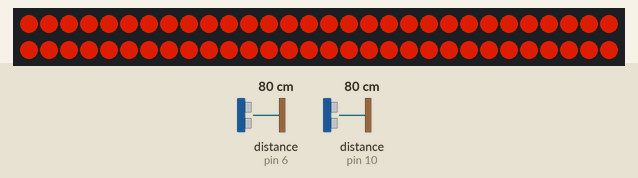
Simulated run of this sketch. Board: Arduino Uno, built with avr-gcc and run on an emulated ATmega328P. Shown: 60 RGB LEDs in strip order, left to right, continuing on the next row. Wiring (inferred from the names in the program): 2 × ultrasonic range finder: trigger pin 5, echo pin 6 / trigger pin 9, echo pin 10. The inputs (shaded band) are chosen by the test bench; at power-on: distance to the obstacle (sensors on pin 6, pin 10) 80 cm. The echo pulse lasts 58.3 µs per cm; dim RGB values are drawn brighter than linear; what the sketch prints to the serial monitor is not drawn.

Above: at 3.2 s.
3.3 s: distance to the obstacle (sensor on pin 6) set to 9 cm
At 3.7 s:
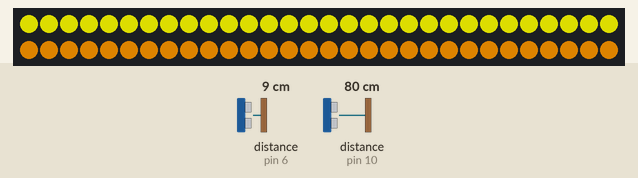
4.8 s: distance to the obstacle (sensor on pin 10) set to 9 cm
At 7.2 s:
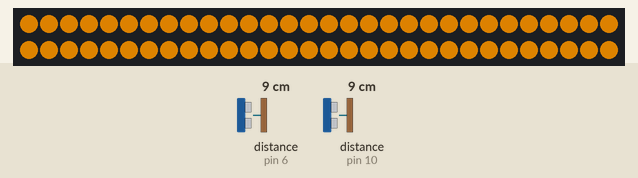
7.4 s: distance to the obstacle (sensor on pin 6) set to 18 cm
At 9.4 s:
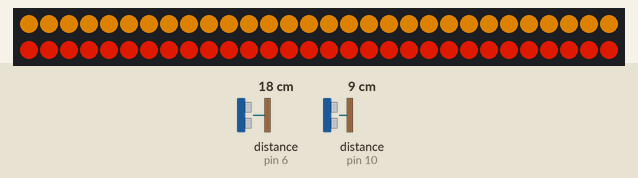
9.7 s: distance to the obstacle (sensor on pin 10) set to 4 cm
12.0 s: distance to the obstacle (sensor on pin 6) set to 2 cm
At 13.9 s:
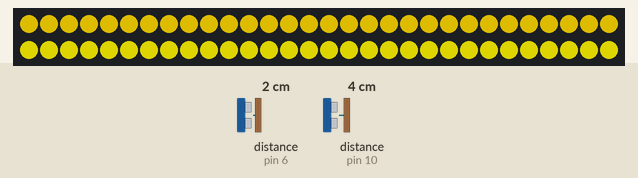
15.0 s: distance to the obstacle (sensor on pin 10) set to 2 cm
Timing chart, 0 to 17.7 s (numbered marks = the images above; inputs shaded):
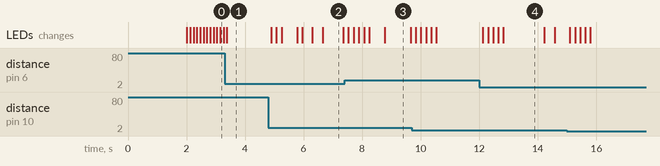

The sketch:

fastled_dual_mode.ino
```cpp
/*
 * Dual Ultrasonic Sensor Reader with Advanced FastLED Effects
 * Two modes: Attract mode (sinusoidal fade) and Interactive mode (distance-based colors)
 */

#include <ArduinoJson.h>
#include <FastLED.h>

// Sensor pins
const int trigPin1 = 9;
const int echoPin1 = 10;
const int trigPin2 = 5;
const int echoPin2 = 6;

// LED strip configuration
#define LED_PIN 3
#define NUM_LEDS 60        // Adjust this to match your LED strip length
#define LED_TYPE WS2812B   // Change if using different LED type
#define COLOR_ORDER GRB    // Most WS2812B strips use GRB order

CRGB leds[NUM_LEDS];

// Range constants (in cm)
const float MIN_RANGE = 1.0;
const float MAX_RANGE = 20.0;

// Mode constants
enum LightMode {
  ATTRACT_MODE,
  INTERACTIVE_MODE
};

// State variables
LightMode currentMode = ATTRACT_MODE;
unsigned long lastHandDetectedTime = 0;
const unsigned long INTERACTIVE_TIMEOUT = 10000;  // 10 seconds

// Attract mode variables
const float ATTRACT_PERIOD = 5000.0;  // 5 seconds in milliseconds
float attractPhaseOffset = 0.0;  // For smooth transition back to attract mode
bool usePhaseOffset = false;

// Hand detection averaging
const int SAMPLES = 5;
float distance1Samples[SAMPLES];
float distance2Samples[SAMPLES];
int sampleIndex = 0;
bool samplesInitialized = false;

// Last known interactive colors for smooth transition
CRGB lastLeftColor = CRGB::Yellow;
CRGB lastRightColor = CRGB::Yellow;

void setup() {
  Serial.begin(9600);
  delay(2000);

  // Sensor setup
  pinMode(trigPin1, OUTPUT);
  pinMode(echoPin1, INPUT);
  pinMode(trigPin2, OUTPUT);
  pinMode(echoPin2, INPUT);

  // FastLED setup
  FastLED.addLeds<LED_TYPE, LED_PIN, COLOR_ORDER>(leds, NUM_LEDS);
  FastLED.setBrightness(150);  // Set brightness (0-255)

  // Initialize all LEDs to off
  fill_solid(leds, NUM_LEDS, CRGB::Black);
  FastLED.show();

  // Initialize sample arrays
  for (int i = 0; i < SAMPLES; i++) {
    distance1Samples[i] = MAX_RANGE + 1;  // Initialize to "no detection"
    distance2Samples[i] = MAX_RANGE + 1;
  }
}

float readDistance(int trigPin, int echoPin) {
  digitalWrite(trigPin, LOW);
  delayMicroseconds(2);
  digitalWrite(trigPin, HIGH);
  delayMicroseconds(10);
  digitalWrite(trigPin, LOW);

  float duration = pulseIn(echoPin, HIGH);
  float distance = (duration * 0.0343) / 2;

  // Return a large value if reading seems invalid
  if (distance <= 0 || duration == 0) {
    return MAX_RANGE + 1;
  }

  return distance;
}

float getAveragedDistance(float samples[]) {
  float sum = 0;
  int validSamples = 0;

  for (int i = 0; i < SAMPLES; i++) {
    if (samples[i] <= MAX_RANGE) {  // Only count valid readings
      sum += samples[i];
      validSamples++;
    }
  }

  if (validSamples == 0) {
    return MAX_RANGE + 1;  // No valid readings
  }

  return sum / validSamples;
}

void updateDistanceSamples(float distance1, float distance2) {
  distance1Samples[sampleIndex] = distance1;
  distance2Samples[sampleIndex] = distance2;

  sampleIndex = (sampleIndex + 1) % SAMPLES;

  if (!samplesInitialized && sampleIndex == 0) {
    samplesInitialized = true;
  }
}

CRGB getInteractiveColor(float distance) {
  if (distance < MIN_RANGE || distance > MAX_RANGE) {
    return CRGB::Black;  // No hand detected
  }

  // Map distance to color: far = red, close = yellow
  float ratio = (distance - MIN_RANGE) / (MAX_RANGE - MIN_RANGE);
  ratio = constrain(ratio, 0.0, 1.0);

  // Red to Yellow interpolation through Orange
  int red = 255;
  int green = (int)(255 * (1.0 - ratio));  // More green when closer (yellow)
  int blue = 0;

  return CRGB(red, green, blue);
}

CRGB getAttractColor(unsigned long currentTime) {
  float phase;

  if (usePhaseOffset) {
    // Start from the calculated phase offset for smooth transition
    phase = attractPhaseOffset + (2.0 * PI * currentTime / ATTRACT_PERIOD);
    usePhaseOffset = false;  // Only use offset once
  } else {
    // Normal sinusoidal phase
    phase = 2.0 * PI * currentTime / ATTRACT_PERIOD;
  }

  // Sinusoidal fade from yellow to red
  float sineValue = (sin(phase) + 1.0) / 2.0;  // Normalize to 0-1

  int red = 255;
  int green = (int)(255 * sineValue);  // Yellow when sine = 1, Red when sine = 0
  int blue = 0;

  return CRGB(red, green, blue);
}

void calculatePhaseOffset(CRGB currentColor) {
  // Calculate what phase would produce the current color
  // currentColor should be some shade between red and yellow
  float greenRatio = currentColor.green / 255.0;

  // Reverse the sine calculation: greenRatio = (sin(phase) + 1) / 2
  // sin(phase) = 2 * greenRatio - 1
  float sineValue = 2.0 * greenRatio - 1.0;
  sineValue = constrain(sineValue, -1.0, 1.0);

  attractPhaseOffset = asin(sineValue);
  usePhaseOffset = true;
}

void updateLEDs(float avgDistance1, float avgDistance2, bool handsDetected, unsigned long currentTime) {
  if (currentMode == ATTRACT_MODE) {
    // Both sides show the same attract color
    CRGB attractColor = getAttractColor(currentTime);
    fill_solid(leds, NUM_LEDS, attractColor);

  } else {  // INTERACTIVE_MODE
    // Left sensor (first half of strip)
    CRGB leftColor = getInteractiveColor(avgDistance1);
    if (leftColor == CRGB::Black) leftColor = lastLeftColor;  // Maintain last color if no hand
    else lastLeftColor = leftColor;

    // Right sensor (second half of strip)
    CRGB rightColor = getInteractiveColor(avgDistance2);
    if (rightColor == CRGB::Black) rightColor = lastRightColor;  // Maintain last color if no hand
    else lastRightColor = rightColor;

    // Apply colors to respective halves
    int halfPoint = NUM_LEDS / 2;
    for (int i = 0; i < halfPoint; i++) {
      leds[i] = leftColor;
    }
    for (int i = halfPoint; i < NUM_LEDS; i++) {
      leds[i] = rightColor;
    }
  }

  FastLED.show();
}

void loop() {
  unsigned long currentTime = millis();

  // Read sensors
  float distance1 = readDistance(trigPin1, echoPin1);
  float distance2 = readDistance(trigPin2, echoPin2);

  // Update sample arrays
  updateDistanceSamples(distance1, distance2);

  // Get averaged distances (only if we have enough samples)
  float avgDistance1, avgDistance2;
  if (samplesInitialized) {
    avgDistance1 = getAveragedDistance(distance1Samples);
    avgDistance2 = getAveragedDistance(distance2Samples);
  } else {
    avgDistance1 = distance1;
    avgDistance2 = distance2;
  }

  // Check if hands are detected (within range)
  bool inRange1 = (avgDistance1 >= MIN_RANGE && avgDistance1 <= MAX_RANGE);
  bool inRange2 = (avgDistance2 >= MIN_RANGE && avgDistance2 <= MAX_RANGE);
  bool handsDetected = inRange1 || inRange2;  // Any hand triggers interactive mode

  // Mode state machine
  if (handsDetected) {
    if (currentMode == ATTRACT_MODE) {
      // Switch to interactive mode
      currentMode = INTERACTIVE_MODE;
    }
    lastHandDetectedTime = currentTime;
  } else {
    // Check timeout for returning to attract mode
    if (currentMode == INTERACTIVE_MODE &&
        (currentTime - lastHandDetectedTime) >= INTERACTIVE_TIMEOUT) {

      // Calculate smooth transition phase based on current colors
      CRGB transitionColor = (lastLeftColor.r + lastLeftColor.g > lastRightColor.r + lastRightColor.g) ?
                            lastLeftColor : lastRightColor;  // Use brighter color
      calculatePhaseOffset(transitionColor);

      currentMode = ATTRACT_MODE;
    }
  }

  // Update LED effects
  updateLEDs(avgDistance1, avgDistance2, handsDetected, currentTime);

  // Create JSON document for TouchDesigner
  StaticJsonDocument<300> doc;

  // Add values to JSON
  doc["left"] = int(avgDistance1);
  doc["right"] = int(avgDistance2);
  doc["hands_detected"] = handsDetected;
  doc["mode"] = (currentMode == ATTRACT_MODE) ? "attract" : "interactive";
  doc["left_in_range"] = inRange1;
  doc["right_in_range"] = inRange2;

  // Add color values for TouchDesigner correlation
  if (currentMode == INTERACTIVE_MODE) {
    // Calculate orange values (0-1 scale where 0=red, 1=yellow)
    float leftOrange = inRange1 ? (1.0 - (avgDistance1 - MIN_RANGE) / (MAX_RANGE - MIN_RANGE)) :
                                 (lastLeftColor.green / 255.0);
    float rightOrange = inRange2 ? (1.0 - (avgDistance2 - MIN_RANGE) / (MAX_RANGE - MIN_RANGE)) :
                                  (lastRightColor.green / 255.0);

    doc["left_orange_value"] = leftOrange;
    doc["right_orange_value"] = rightOrange;
  }

  // Serialize JSON to string and send
  serializeJson(doc, Serial);
  Serial.println();  // Add newline for readability

  delay(50);  // Smooth animation delay
} 
```

Measured:
- after the input at 3.3 s, the LEDs: change after 0.08 s (image 1)
- after the input at 4.8 s, the LEDs: first change after 0.10 s (image 2 shows a later state)
- after the input at 7.4 s, the LEDs: first change after 0.13 s (image 3 shows a later state)
- after the input at 12.0 s, the LEDs: first change after 0.13 s (image 4 shows a later state)
